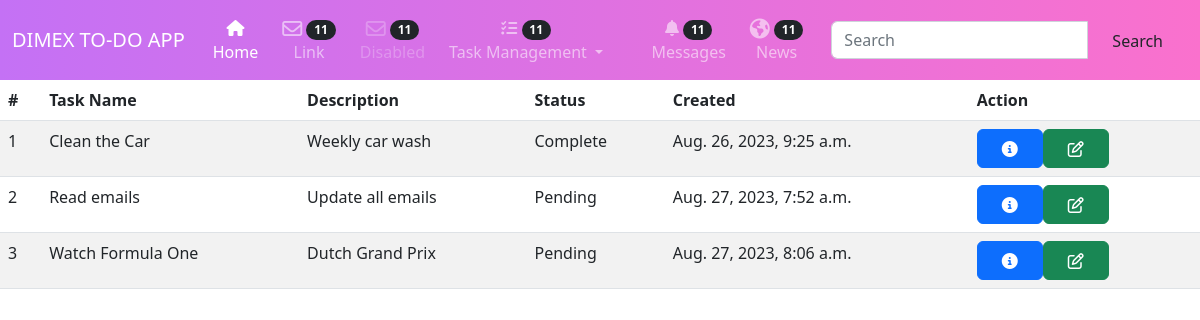
The app's page /todo/taskList/ with its own data.
### todo/models.py (models this page shows, shortened)
class Task(models.Model):
	taskName = models.CharField(max_length=250)
	description = models.TextField()
	is_done = models.BooleanField(default=False)
	created_at = models.DateTimeField(auto_now_add=True)
	updated_at = models.DateTimeField(auto_now_add=True)

### todo/views.py (the view)
# urls.py: path('taskList/', views.TaskListView.as_view(), name='taskList'),
class TaskListView(ListView):
    model = Task
    context_object_name = 'tasks'

### todo/templates/todo/task_list.html
{% extends 'base.html' %}
{% block content %}
<div>
	<table class="table table-striped">
		<thead>
			<tr>
				<th>#</th>
				<th>Task Name</th>
				<th>Description</th>
				<th>Status</th>
				<th>Created</th>
				<th>Action</th>
			</tr>
		</thead>
		<tbody>
			{% for task in tasks %}
			<tr>
				<td>{{ forloop.counter }}</td>
				<td>{{task.taskName}}</td>
				<td>{{task.description}}</td>
				<td>{% if task.is_done == True %} Complete {% else %} Pending {% endif %}</td>
				<td>{{task.created_at}}</td>
				<td><a href="{% url 'taskDetail' task.pk %}" class="btn btn-primary"><i class="fa-solid fa-circle-info"></i></a><a href="{% url 'taskUpdate' task.pk %}" class="btn btn-success"><i class="fa-regular fa-pen-to-square"></i></a></td>
			</tr>
			{% endfor %}
		</tbody>
	</table>
</div>
{% endblock %}

### projects/templates/base.html (shortened to what this page needs)
{% load static %}
<!DOCTYPE html>
<html>
<head>
	<link rel="stylesheet" href="https://cdn.jsdelivr.net/npm/bootstrap@5.2.3/dist/css/bootstrap.min.css">
	<link rel="stylesheet" type="text/css" href="{% static 'css/index.css' %}">
</head>
<body>
	{% include 'navbar.html' %}
	{% block content %}{% endblock %}
</body>
</html>

### projects/templates/navbar.html (shortened to what this page needs)
<nav class="navbar navbar-expand-lg navbar-dark gradient-custom">
  <div class="container-fluid">
    <a class="navbar-brand" href="{% url 'taskList' %}">DIMEX TO-DO APP</a>
    <div class="collapse navbar-collapse" id="navbarSupportedContent">
      <ul class="navbar-nav me-auto d-flex flex-row mt-3 mt-lg-0">
        <li class="nav-item text-center mx-2 mx-lg-1">
          <a class="nav-link active" aria-current="page" href="{% url 'home' %}">
            <div>
              <i class="fa-solid fa-house"></i>
            </div>
            Home
          </a>
        </li>
        <li class="nav-item text-center mx-2 mx-lg-1">
          <a class="nav-link" href="#!">
            <div>
              <i class="far fa-envelope fa-lg mb-1"></i>
              <span class="badge rounded-pill badge-notification bg-dark">11</span>
            </div>
            Link
          </a>
        </li>
        <li class="nav-item text-center mx-2 mx-lg-1">
          <a class="nav-link disabled" aria-disabled="true" href="#!">
            <div>
              <i class="far fa-envelope fa-lg mb-1"></i>
              <span class="badge rounded-pill badge-notification bg-dark">11</span>
            </div>
            Disabled
          </a>
        </li>
        <li class="nav-item dropdown text-center mx-2 mx-lg-1">
          <a class="nav-link dropdown-toggle" href="{% url 'taskList' %}" id="navbarDropdown" role="button" data-mdb-toggle="dropdown"
            aria-expanded="false">
            <div>
             <i class="fa-solid fa-list-check"></i>
              <span class="badge rounded-pill badge-notification bg-dark">11</span>
            </div>
            Task Management
          </a>
        </li>
      </ul>
      <ul class="navbar-nav ms-auto d-flex flex-row mt-3 mt-lg-0">
        <li class="nav-item text-center mx-2 mx-lg-1">
          <a class="nav-link" href="#!">
            <div>
              <i class="fa fa-bell" aria-hidden="true"></i>
              <span class="badge rounded-pill badge-notification bg-dark">11</span>
            </div>
            Messages
          </a>
        </li>
        <li class="nav-item text-center mx-2 mx-lg-1">
          <a class="nav-link" href="#!">
            <div>
              <i class="fas fa-globe-americas fa-lg mb-1"></i>
              <span class="badge rounded-pill badge-notification bg-dark">11</span>
            </div>
            News
          </a>
        </li>
      </ul>
      <form class="d-flex input-group w-auto ms-lg-3 my-3 my-lg-0">
        <input type="search" class="form-control" placeholder="Search" aria-label="Search" />
        <button class="btn btn-outline-white" type="button" data-mdb-ripple-color="dark">
          Search
        </button>
      </form>
    </div>
  </div>
</nav>

### projects/static/css/index.css (style rules this page uses)
.btn { padding: .45rem 1.5rem .35rem; }
.gradient-custom { background: #c471f5; background: -webkit-linear-gradient(to right, rgba(196, 113, 245, 1), rgba(250, 113, 205, 1)); background: linear-gradient(to right, rgba(196, 113, 245, 1), rgba(250, 113, 205, 1)) }

### records on screen
Task: taskName "Clean the Car", description "Weekly car wash", is_done "Complete", created_at "Aug. 26, 2023, 9:25 a.m."
Task: taskName "Read emails", description "Update all emails", is_done "Pending", created_at "Aug. 27, 2023, 7:52 a.m."
Task: taskName "Watch Formula One", description "Dutch Grand Prix", is_done "Pending", created_at "Aug. 27, 2023, 8:06 a.m."
